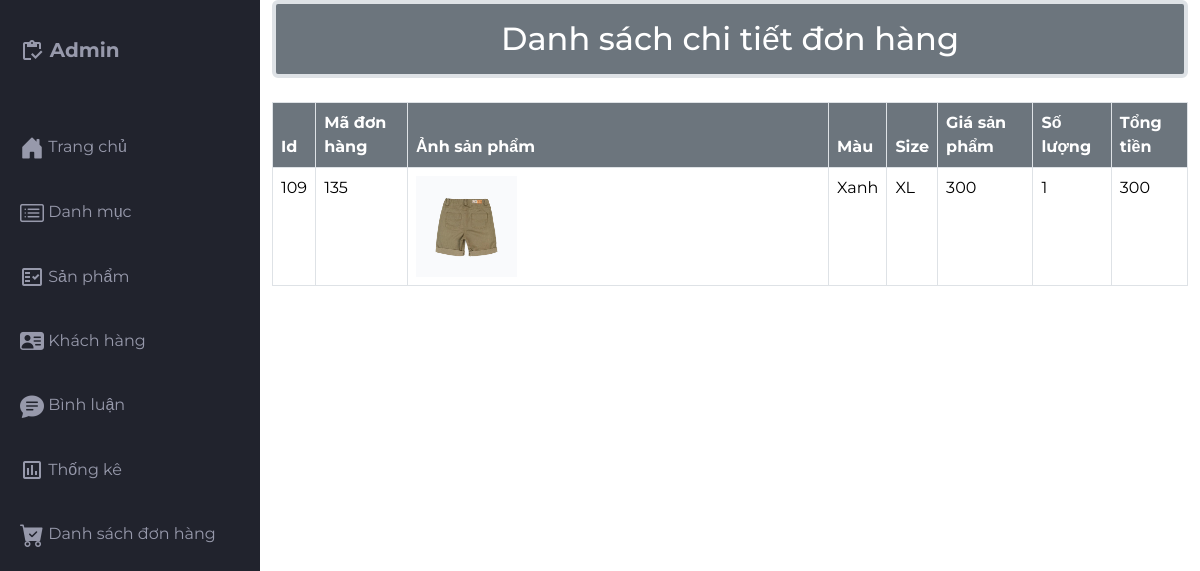
Screenshot of /src/Admin/indexadmin.php?act=chitietdh&order_id=135 with the database file from the repository.
### tables this page shows
CREATE TABLE `order_chitiet` (
  `order_chitiet_id` int(10) NOT NULL COMMENT 'ID chi tiết hóa đơn',
  `order_id` int(10) NOT NULL COMMENT 'ID hóa đơn',
  `pro_id` int(10) NOT NULL COMMENT 'ID sản phẩm',
  `color_id` int(10) NOT NULL COMMENT 'Mã màu',
  `size_id` int(10) NOT NULL COMMENT 'Id size',
  `pro_price` int(50) NOT NULL COMMENT 'Đơn giá sản phẩm',
  `soluong` int(20) NOT NULL COMMENT 'Số lượng sản phẩm',
  `total_price` int(25) NOT NULL COMMENT 'Tổng tiền hóa đơn chi tiết'
);

CREATE TABLE `products` (
  `pro_id` int(10) NOT NULL,
  `pro_name` varchar(255) NOT NULL,
  `pro_img` varchar(255) NOT NULL,
  `pro_price` float NOT NULL,
  `pro_desc` text NOT NULL,
  `pro_brand` varchar(55) NOT NULL,
  `pro_stock` int(11) NOT NULL,
  `cate_id` int(10) NOT NULL,
  `trangthai` int(1) NOT NULL,
  `pro_viewer` int(11) NOT NULL
);

CREATE TABLE `color` (
  `color_id` int(10) NOT NULL COMMENT 'ID màu',
  `color_name` varchar(50) NOT NULL COMMENT 'Tên màu',
  `color_ma` varchar(50) NOT NULL COMMENT 'Mã màu css'
);

CREATE TABLE `size` (
  `size_id` int(10) NOT NULL COMMENT 'ID size',
  `size_name` varchar(50) NOT NULL COMMENT 'Tên size'
);

### src/app/model/connectdb.php (called while the page is built, shortened)
<?php
function get_connect(){
    try {
        $conn = new PDO("mysql:host=localhost;dbname=da1;charset=utf8","root","");
        $conn->setAttribute(PDO::ATTR_ERRMODE, PDO::ERRMODE_EXCEPTION);
        return $conn;
    } catch (\Throwable $th) {
        echo 'kết nối thất bại';
    }
}
function pdo_queryall($sql){
    $thamso = array_slice(func_get_args(),1);
    try {
        $conn = get_connect();
        $exe = $conn->prepare($sql);
        $exe->execute($thamso);
        $result = $exe->fetchAll();
        return $result;
    } catch (\Throwable $th) {
        echo 'Thao Tác Thất Bại.';
    }
    finally{
        unset($conn);
    }
}
?>

### src/app/model/donhang.php (called while the page is built, shortened)
<?php
    function loadall_chitietdh($order_id){
        $sql = " select order_chitiet.order_chitiet_id ,order_chitiet.order_id  ,order_chitiet.color_id  ,order_chitiet.size_id  ,order_chitiet.pro_price ,order_chitiet.soluong ,order_chitiet.total_price ,products.pro_img,color.color_name,size.size_name from order_chitiet
        LEFT JOIN products ON order_chitiet.pro_id = products.pro_id
        LEFT JOIN color ON order_chitiet.color_id = color.color_id
        LEFT JOIN size ON order_chitiet.size_id = size.size_id
        where order_chitiet.order_id = $order_id";
        $result =  pdo_queryall($sql);
        return $result;
    }
?>

### src/Admin/donhang/chitetdh.php (the view)
<div class="container">
    <h2 class="border border-4 mb-4 text-bg-secondary p-3 text-center rounded">Danh sách chi tiết đơn hàng</h2>
        <div class="table-responsive">
          <table class="table table-bordered table-hover">
              <thead>
                <tr>
                  <th class="text-bg-secondary">Id</th>
                  <th class="text-bg-secondary">Mã đơn hàng</th>
                  <th class="text-bg-secondary">Ảnh sản phẩm</th>
                  <th class="text-bg-secondary">Màu </th>
                  <Th class="text-bg-secondary">Size</Th>
                  <Th class="text-bg-secondary">Giá sản phẩm</Th>
                  <Th class="text-bg-secondary">Số lượng</Th>
                  <Th class="text-bg-secondary">Tổng tiền</Th>
                </tr>
              </thead>
              <tbody>
              <?php
              foreach ($chitietdh as $donhang) {
                  extract($donhang);
              ?>
                <tr>
                  <td><?= $order_chitiet_id ?></td>
                  <td><?= $order_id ?></td>
                  <td><img src="./sanpham/img/<?php echo $pro_img?>" class="w-25 h-50" alt=""></td>
                  <td><?= $color_name ?></td>
                  <td><?= $size_name ?></td>
                  <td><?= $pro_price ?></td>
                  <td><?= $soluong ?></td>
                  <td><?= $total_price ?></td>
                </tr>
                <?php } ?>
              </tbody>
            </table>
        </div>
</div>

### src/Admin/css/styles.css (style rules this page uses)
body { margin: 0; padding: 0; box-sizing: border-box; background-color: #e6e8ed; color: #666666; font-family: "Montserrat", sans-serif; }

### rows the page displays
order_chitiet: order_chitiet_id "109", order "135", pro.pro_img (picture), color.color_name "Xanh", size.size_name "XL", pro_price "300", soluong "1", total_price "300"
